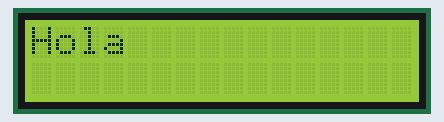
This sketch was run on a simulated Arduino Uno, built with avr-gcc and run on an emulated ATmega328P. Shown: 16×2 character LCD.

Above: at 0.1 s.
At 3.1 s:
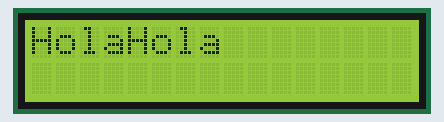
At 6.1 s:
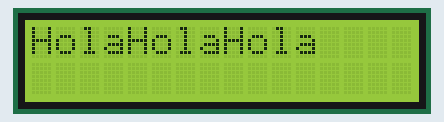
At 9.1 s:
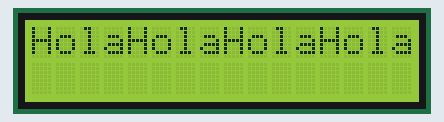
At 30.1 s:
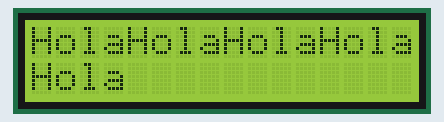
At 36.1 s:
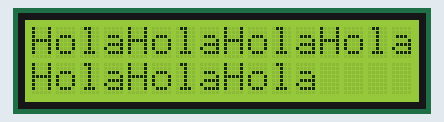

Measured:
- what the display in image 1 shows lasts 3.0 s, from 3.1 s to 6.1 s
- what the display in image 3 shows lasts 21.0 s, from 9.1 s to 30.1 s

The sketch:

PantallaLCDV2.0.ino
```cpp
    #include <LiquidCrystal.h>
    LiquidCrystal lcd(12, 11, 4, 5, 6, 7);

    void setup() {
     lcd.begin(16,2);
    }
    void loop() {
      lcd.print("Hola");
      delay(3000);

     //lcd.setCursor(1,1);
     //lcd.print("Arduino");
    }
```
